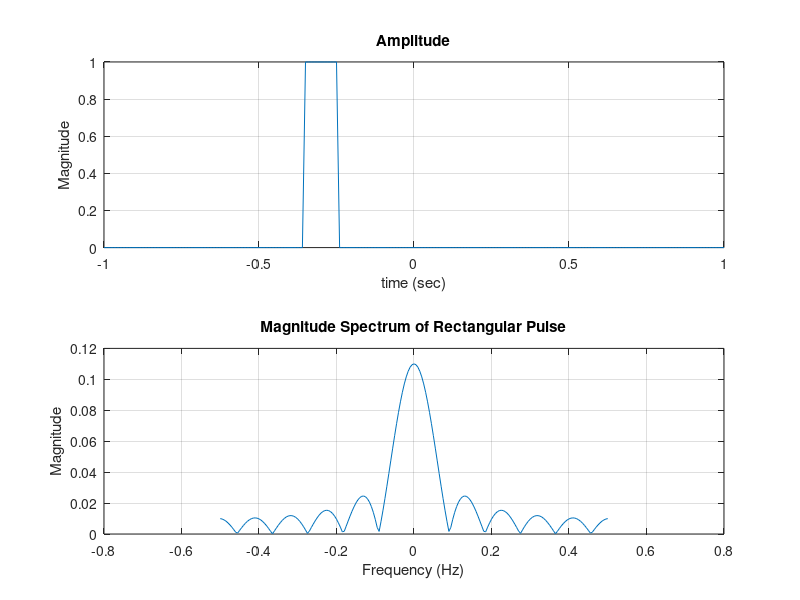

MATLAB code for this plot:
close all;
clear all;
clc;

t = -1:0.01:1; % Time vector
d = 0.1; % Pulse width

xt = rectpuls(t+0.3,d); % Rectangular pulse signal
%Plot of Pulse signal
subplot(2,1,1);
plot(t, xt);
xlabel('time (sec)');
ylabel('Magnitude');
title('Amplitude');
grid on;
% Perform FFT
subplot(2,1,2);
yf = fft(xt); 
yf_abs = 0.01*abs(fftshift(yf)); % Shift and get the magnitude of the FFT
f = linspace(-0.5, 0.5, length(t)); % Frequency vector (adjust for sampling rate)
display(length(f));
% Plot magnitude of FFT
plot(f, yf_abs);
xlabel('Frequency (Hz)');
ylabel('Magnitude');
title('Magnitude Spectrum of Rectangular Pulse');
grid on;